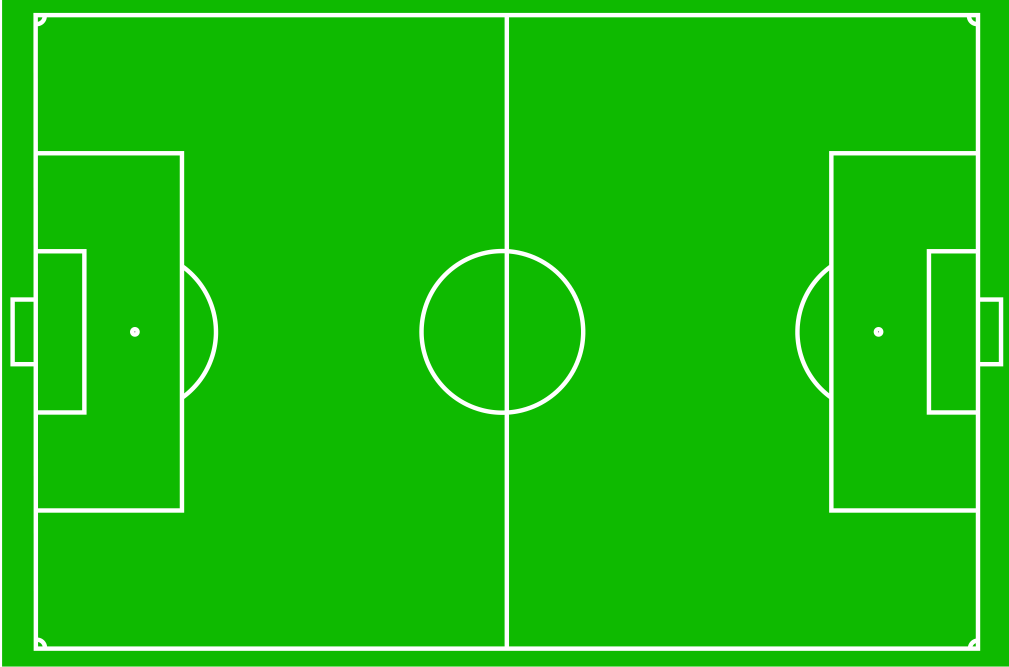
#> input picture images/football_field.png, 3027 x 2000 px, found by its file name (shown at 1/3 size)
$ python Transform.py
#> lines starting #> are read from the running program, lines starting #| are printed output that depends on the picture
import cv2
import numpy as np
from matplotlib import pyplot as plt

def main():
	image = cv2.imread('football_field.png')
#> image is the input picture: shape (2000, 3027, 3); mean B, G, R 11.8, 189.2, 25.2

	pts = np.float32([[2881, 153], [5177, 139], [8398, 893], [26, 949]])
	warped = transform(image, pts)
#> in transform, `warped = cv2.warpPerspective(image, M, (maxWidth, maxHeight))`:
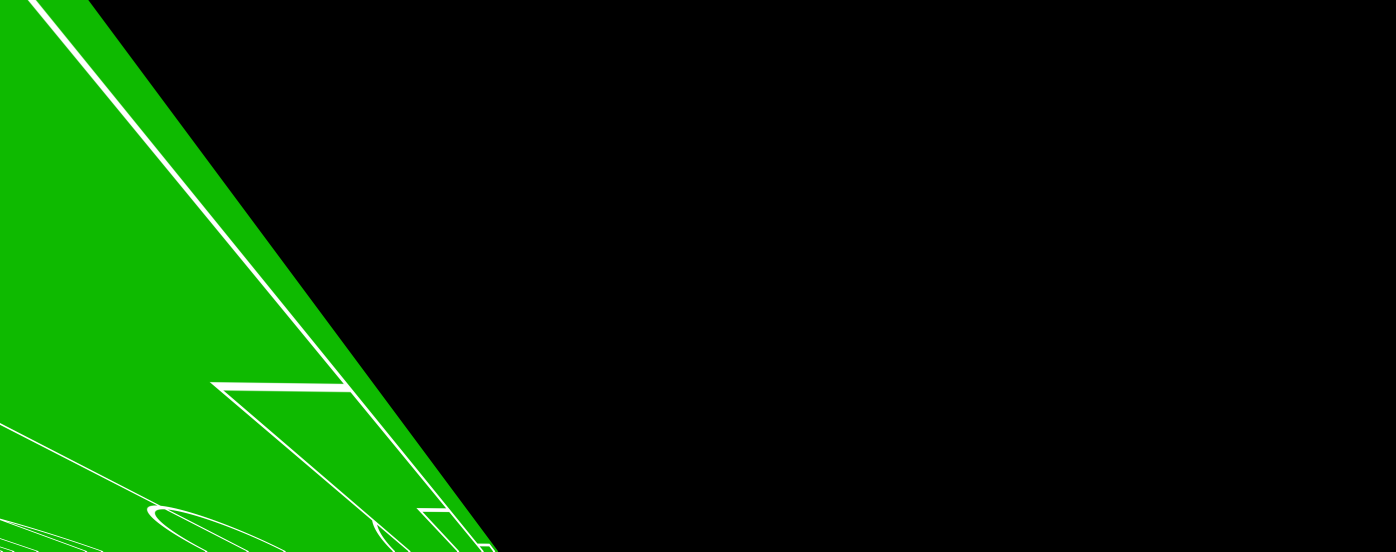
#> warped: shape (3308, 8372, 3) (shown at 1/6 size); mean B, G, R 1.9, 39.6, 4.7

	cv2.imwrite('output/transformed.png', warped)

	plt.figure()
	plt.imshow(image)
	plt.hold(True)
	plt.scatter([2881, 5177, 26, 8398], [153, 139, 949, 893], color='red')
	plt.show()
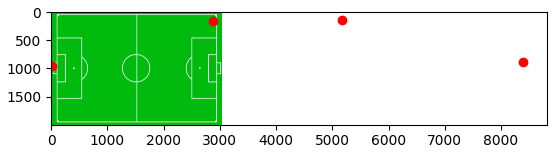
#> figure drawn by matplotlib, 1 panel; B, G, R data is drawn as R, G, B


def transform(image, pts):
	(tl, tr, br, bl) = pts

	# width of new image
	widthA = np.sqrt(((br[0] - bl[0]) ** 2) + ((br[1] - bl[1]) ** 2))
	widthB = np.sqrt(((tr[0] - tl[0]) ** 2) + ((tr[1] - tl[1]) ** 2))
	maxWidth = max(int(widthA), int(widthB))

	# height of new image
	heightA = np.sqrt(((tr[0] - br[0]) ** 2) + ((tr[1] - br[1]) ** 2))
	heightB = np.sqrt(((tl[0] - bl[0]) ** 2) + ((tl[1] - bl[1]) ** 2))
	maxHeight = max(int(heightA), int(heightB))

	# dimension of new image
	dst = np.array([
		[0, 0],
		[maxWidth - 1, 0],
		[maxWidth - 1, maxHeight - 1],
		[0, maxHeight - 1]], dtype = "float32")

	M = cv2.getPerspectiveTransform(pts, dst)
	warped = cv2.warpPerspective(image, M, (maxWidth, maxHeight))

	return warped

if __name__ == '__main__':
	main()
